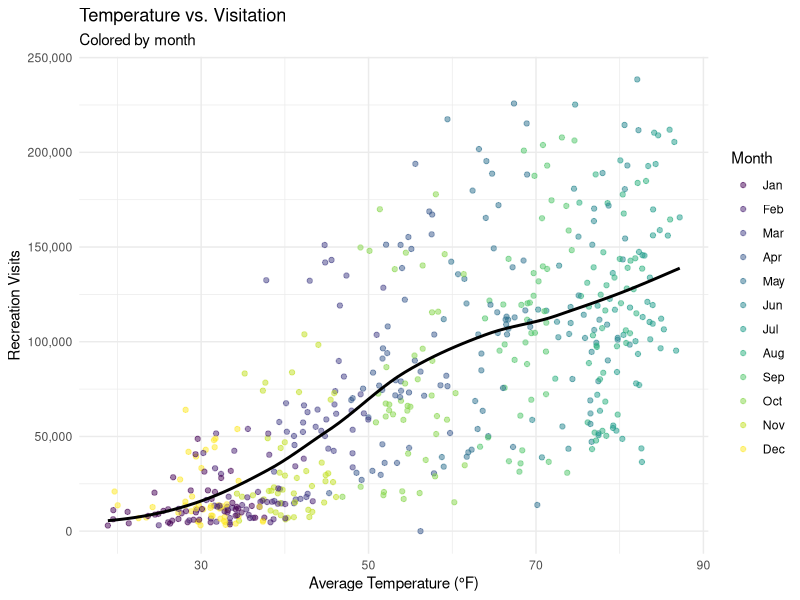
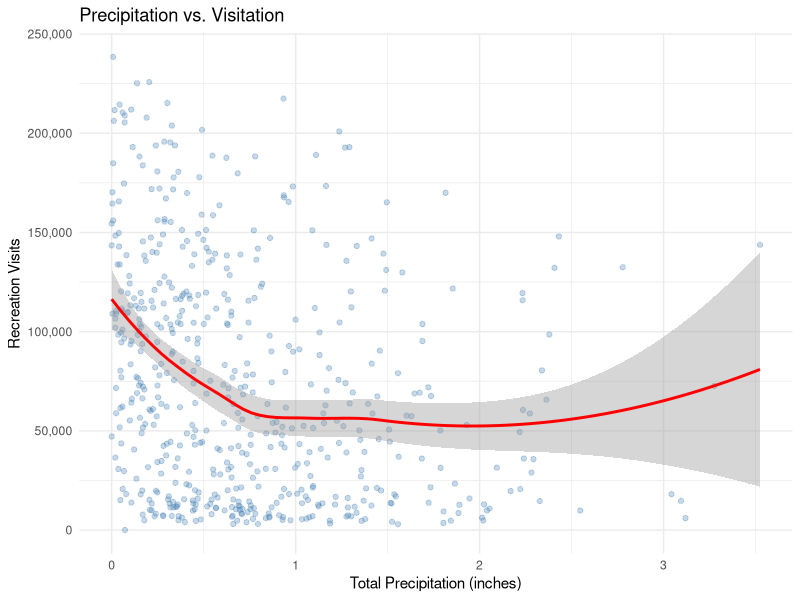
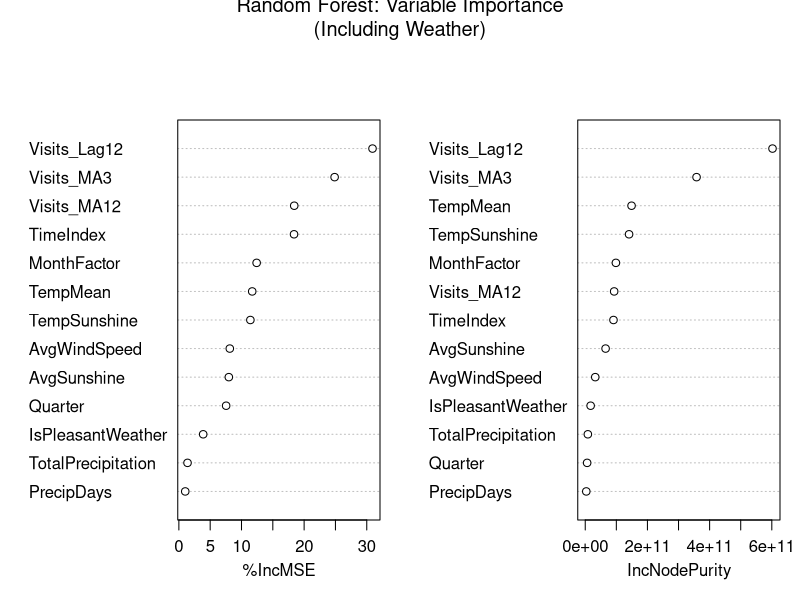
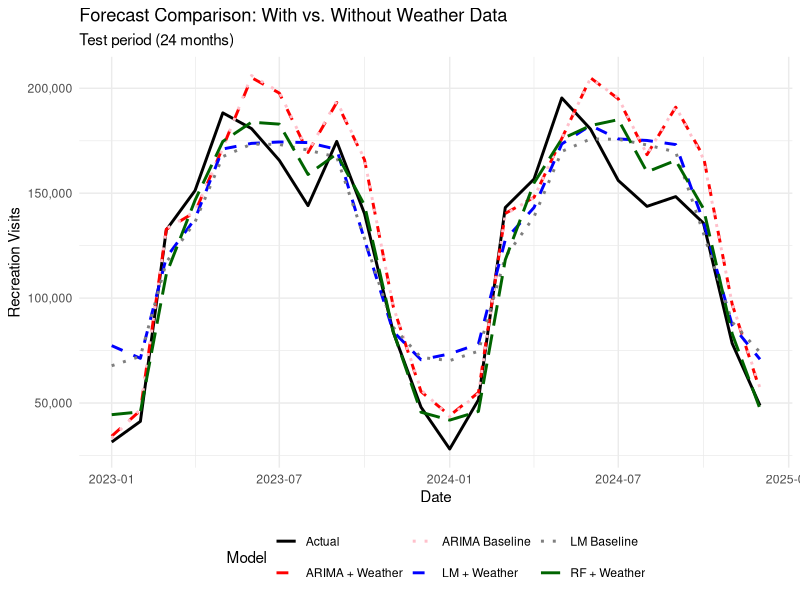
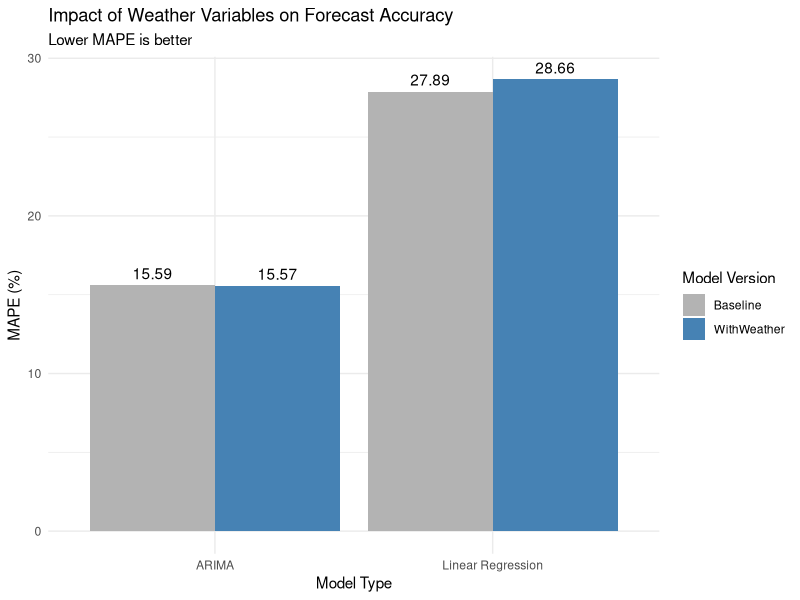

Reproduce these figures in R, in order.
# ============================================================================
# Forecasting Arches National Park Visitation with Weather Variables
# Extended Analysis Including External Predictors
# ============================================================================
setwd("~/Library/CloudStorage/OneDrive-Colostate/teaching/arec_346/other_material/forecast")

# Load required libraries
library(tidyverse)
library(lubridate)
library(forecast)
library(randomForest)
library(zoo)
library(scales)

# ============================================================================
# 1. LOAD DATA
# ============================================================================

cat("\n=== LOADING DATA ===\n")

# Check if weather data exists
if (!file.exists("data/arches_with_weather.csv")) {
  cat("Weather data not found. Please run 'fetch_weather_data.R' first.\n")
  cat("Falling back to regular forecasting without weather variables.\n")
  stop("Run fetch_weather_data.R to get weather data")
}

# Load combined data (visitation + weather)
full_data <- read_csv("data/arches_with_weather.csv", show_col_types = FALSE)

cat("Loaded data:", nrow(full_data), "observations\n")
cat("Date range:", as.character(min(full_data$Date)), "to", 
    as.character(max(full_data$Date)), "\n")




# Display structure
cat("\nAvailable variables:\n")
print(names(full_data))

# ============================================================================
# 2. FEATURE ENGINEERING
# ============================================================================

cat("\n=== FEATURE ENGINEERING ===\n")

# Add time-based features
full_data <- full_data %>%
  arrange(Date) %>%
  mutate(
    # Time index
    TimeIndex = row_number(),
    
    # Calendar features
    MonthFactor = factor(Month),
    Quarter = quarter(Date),
    MonthName = month(Date, label = TRUE),
    
    # Lag features (previous year same month)
    Visits_Lag12 = lag(RecreationVisits, 12),
    
    # Weather lags (sometimes previous month's weather affects decisions)
    Temp_Lag1 = lag(TempMean, 1),
    Precip_Lag1 = lag(TotalPrecipitation, 1),
    
    # Rolling statistics
    Visits_MA3 = rollmean(RecreationVisits, k = 3, fill = NA, align = "right"),
    Visits_MA12 = rollmean(RecreationVisits, k = 12, fill = NA, align = "right"),
    
    # Weather anomalies (deviation from monthly average)
    TempAnomaly = TempMean - mean(TempMean, na.rm = TRUE),
    PrecipAnomaly = TotalPrecipitation - mean(TotalPrecipitation, na.rm = TRUE),
    
    # Interaction terms
    TempSunshine = TempMean * AvgSunshine,
    
    # Seasonal weather indicators
    IsSummer = ifelse(Month %in% 6:8, 1, 0),
    IsWinter = ifelse(Month %in% c(12, 1, 2), 1, 0),
    IsPleasantWeather = ifelse(TempMean > 50 & TempMean < 85 & 
                                TotalPrecipitation < 1, 1, 0)
  )

cat("Features created\n")

# ============================================================================
# 3. EXPLORATORY ANALYSIS
# ============================================================================

cat("\n=== WEATHER-VISITATION RELATIONSHIPS ===\n")

# Temperature vs visitation by season
p1 <- ggplot(full_data, aes(x = TempMean, y = RecreationVisits, color = MonthName)) +
  geom_point(alpha = 0.5) +
  geom_smooth(method = "loess", se = FALSE, color = "black", linewidth = 1) +
  scale_y_continuous(labels = comma) +
  scale_color_viridis_d() +
  labs(title = "Temperature vs. Visitation",
       subtitle = "Colored by month",
       x = "Average Temperature (°F)",
       y = "Recreation Visits",
       color = "Month") +
  theme_minimal()

print(p1)

# Precipitation vs visitation
p2 <- ggplot(full_data, aes(x = TotalPrecipitation, y = RecreationVisits)) +
  geom_point(alpha = 0.3, color = "steelblue") +
  geom_smooth(method = "loess", color = "red", se = TRUE) +
  scale_y_continuous(labels = comma) +
  labs(title = "Precipitation vs. Visitation",
       x = "Total Precipitation (inches)",
       y = "Recreation Visits") +
  theme_minimal()

print(p2)

# Correlation matrix
weather_vars <- c("RecreationVisits", "TempMean", "TotalPrecipitation", 
                  "AvgSunshine", "AvgWindSpeed", "PrecipDays")
cor_matrix <- cor(full_data %>% select(all_of(weather_vars)), 
                  use = "complete.obs")

cat("\nCorrelation Matrix:\n")
print(round(cor_matrix, 3))

# ============================================================================
# 4. TRAIN-TEST SPLIT
# ============================================================================

cat("\n=== TRAIN-TEST SPLIT ===\n")

# Reserve last 24 months for testing
train_size <- nrow(full_data) - 24
train_data <- full_data[1:train_size, ]
test_data <- full_data[(train_size + 1):nrow(full_data), ]

cat("Training data:", nrow(train_data), "observations\n")
cat("Test data:", nrow(test_data), "observations\n")

# ============================================================================
# 5. METHOD 1: LINEAR REGRESSION WITH WEATHER
# ============================================================================

cat("\n=== LINEAR REGRESSION WITH WEATHER VARIABLES ===\n")

# Model 1a: Baseline (no weather)
lm_baseline <- lm(RecreationVisits ~ TimeIndex + MonthFactor, 
                  data = train_data)

# Model 1b: With weather
lm_weather <- lm(RecreationVisits ~ TimeIndex + MonthFactor + 
                   TempMean + TotalPrecipitation + AvgSunshine + AvgWindSpeed,
                 data = train_data)

# Model 1c: With weather + interactions
lm_weather_full <- lm(RecreationVisits ~ TimeIndex + MonthFactor + 
                        TempMean + TotalPrecipitation + AvgSunshine + 
                        AvgWindSpeed + TempSunshine + IsPleasantWeather,
                      data = train_data)

# Compare models
cat("\n--- Model Comparison (Training) ---\n")
cat("Baseline R²:", summary(lm_baseline)$r.squared, "\n")
cat("With Weather R²:", summary(lm_weather)$r.squared, "\n")
cat("With Weather + Interactions R²:", summary(lm_weather_full)$r.squared, "\n")

# Display best model summary
cat("\n--- Best Linear Model Summary ---\n")
print(summary(lm_weather_full))

# Predictions
lm_pred_baseline <- predict(lm_baseline, newdata = test_data)
lm_pred_weather <- predict(lm_weather, newdata = test_data)
lm_pred_weather_full <- predict(lm_weather_full, newdata = test_data)

# Accuracy
calc_metrics <- function(actual, predicted, model_name) {
  mae <- mean(abs(actual - predicted), na.rm = TRUE)
  rmse <- sqrt(mean((actual - predicted)^2, na.rm = TRUE))
  mape <- mean(abs((actual - predicted) / actual), na.rm = TRUE) * 100
  
  cat("\n", model_name, ":\n", sep = "")
  cat("  MAE: ", format(mae, big.mark = ",", digits = 2), "\n", sep = "")
  cat("  RMSE:", format(rmse, big.mark = ",", digits = 2), "\n", sep = "")
  cat("  MAPE:", round(mape, 2), "%\n", sep = "")
  
  return(c(MAE = mae, RMSE = rmse, MAPE = mape))
}

cat("\n--- Test Set Performance ---\n")
metrics_lm_baseline <- calc_metrics(test_data$RecreationVisits, lm_pred_baseline, 
                                    "LM Baseline (no weather)")
metrics_lm_weather <- calc_metrics(test_data$RecreationVisits, lm_pred_weather, 
                                   "LM with Weather")
metrics_lm_full <- calc_metrics(test_data$RecreationVisits, lm_pred_weather_full, 
                                "LM with Weather + Interactions")

# ============================================================================
# 6. METHOD 2: ARIMA WITH EXTERNAL REGRESSORS
# ============================================================================

cat("\n=== ARIMA WITH EXTERNAL REGRESSORS ===\n")

# Prepare external regressors
train_xreg <- train_data %>%
  select(TempMean, TotalPrecipitation, AvgSunshine) %>%
  as.matrix()

test_xreg <- test_data %>%
  select(TempMean, TotalPrecipitation, AvgSunshine) %>%
  as.matrix()

# Create time series
train_ts <- ts(train_data$RecreationVisits,
               start = c(train_data$Year[1], train_data$Month[1]),
               frequency = 12)

# Fit ARIMA without regressors (baseline)
arima_baseline <- auto.arima(train_ts, seasonal = TRUE)
arima_baseline_fc <- forecast(arima_baseline, h = 24)

# Fit ARIMA with weather regressors
cat("\nFitting ARIMA with external regressors...\n")
arima_weather <- auto.arima(train_ts, xreg = train_xreg, seasonal = TRUE)

cat("\n--- ARIMA with Weather Summary ---\n")
print(summary(arima_weather))

# Forecast
arima_weather_fc <- forecast(arima_weather, xreg = test_xreg, h = 24)

# Accuracy
metrics_arima_baseline <- calc_metrics(test_data$RecreationVisits, 
                                       as.numeric(arima_baseline_fc$mean),
                                       "ARIMA Baseline")
metrics_arima_weather <- calc_metrics(test_data$RecreationVisits,
                                      as.numeric(arima_weather_fc$mean),
                                      "ARIMA with Weather")

# ============================================================================
# 7. METHOD 3: RANDOM FOREST WITH WEATHER
# ============================================================================

cat("\n=== RANDOM FOREST WITH WEATHER VARIABLES ===\n")

# Prepare data (remove NAs from lags)
train_rf <- train_data %>%
  filter(!is.na(Visits_Lag12) & !is.na(Visits_MA3) & !is.na(Visits_MA12)) %>%
  select(RecreationVisits, TimeIndex, MonthFactor, Quarter, 
         Visits_Lag12, Visits_MA3, Visits_MA12,
         TempMean, TotalPrecipitation, AvgSunshine, AvgWindSpeed,
         PrecipDays, TempSunshine, IsPleasantWeather)

test_rf <- test_data %>%
  filter(!is.na(Visits_Lag12) & !is.na(Visits_MA3) & !is.na(Visits_MA12)) %>%
  select(RecreationVisits, TimeIndex, MonthFactor, Quarter,
         Visits_Lag12, Visits_MA3, Visits_MA12,
         TempMean, TotalPrecipitation, AvgSunshine, AvgWindSpeed,
         PrecipDays, TempSunshine, IsPleasantWeather)

# Train Random Forest
set.seed(42)
rf_weather <- randomForest(
  RecreationVisits ~ .,
  data = train_rf,
  ntree = 500,
  mtry = 4,
  importance = TRUE
)

cat("\n--- Random Forest Model ---\n")
print(rf_weather)

# Variable importance
cat("\n--- Variable Importance ---\n")
importance_df <- as.data.frame(importance(rf_weather)) %>%
  rownames_to_column("Variable") %>%
  arrange(desc(`%IncMSE`))
print(importance_df)

# Plot importance
varImpPlot(rf_weather, main = "Random Forest: Variable Importance\n(Including Weather)")

# Predictions
rf_pred_weather <- predict(rf_weather, newdata = test_rf)

# Accuracy
metrics_rf_weather <- calc_metrics(test_rf$RecreationVisits, rf_pred_weather,
                                   "Random Forest with Weather")

# ============================================================================
# 8. MODEL COMPARISON
# ============================================================================

cat("\n=== COMPREHENSIVE MODEL COMPARISON ===\n")

comparison <- data.frame(
  Model = c("LM Baseline", "LM + Weather", "LM + Weather + Interactions",
            "ARIMA Baseline", "ARIMA + Weather", "RF + Weather"),
  MAE = c(metrics_lm_baseline["MAE"], metrics_lm_weather["MAE"], 
          metrics_lm_full["MAE"], metrics_arima_baseline["MAE"],
          metrics_arima_weather["MAE"], metrics_rf_weather["MAE"]),
  RMSE = c(metrics_lm_baseline["RMSE"], metrics_lm_weather["RMSE"],
           metrics_lm_full["RMSE"], metrics_arima_baseline["RMSE"],
           metrics_arima_weather["RMSE"], metrics_rf_weather["RMSE"]),
  MAPE = c(metrics_lm_baseline["MAPE"], metrics_lm_weather["MAPE"],
           metrics_lm_full["MAPE"], metrics_arima_baseline["MAPE"],
           metrics_arima_weather["MAPE"], metrics_rf_weather["MAPE"])
) %>%
  mutate(across(where(is.numeric), ~round(., 2))) %>%
  arrange(MAPE)

print(comparison)

# Calculate improvement from adding weather
cat("\n--- Impact of Weather Variables ---\n")
lm_improvement <- (metrics_lm_baseline["MAPE"] - metrics_lm_full["MAPE"]) / 
                  metrics_lm_baseline["MAPE"] * 100
arima_improvement <- (metrics_arima_baseline["MAPE"] - metrics_arima_weather["MAPE"]) /
                     metrics_arima_baseline["MAPE"] * 100

cat("LM MAPE improvement with weather:", round(lm_improvement, 2), "%\n")
cat("ARIMA MAPE improvement with weather:", round(arima_improvement, 2), "%\n")

# ============================================================================
# 9. VISUALIZATION OF FORECASTS
# ============================================================================

cat("\n=== GENERATING FORECAST VISUALIZATIONS ===\n")

# Prepare comparison data
forecast_comparison <- test_data %>%
  mutate(
    Actual = RecreationVisits,
    `LM Baseline` = lm_pred_baseline,
    `LM + Weather` = lm_pred_weather_full,
    `ARIMA Baseline` = as.numeric(arima_baseline_fc$mean),
    `ARIMA + Weather` = as.numeric(arima_weather_fc$mean)
  ) %>%
  select(Date, Actual, `LM Baseline`, `LM + Weather`, 
         `ARIMA Baseline`, `ARIMA + Weather`)

# Add RF (may have fewer observations)
rf_results <- test_rf %>%
  mutate(Date = test_data$Date[match(row_number(), 
                                      which(!is.na(test_data$Visits_Lag12)))],
         `RF + Weather` = rf_pred_weather) %>%
  select(Date, `RF + Weather`)

forecast_comparison <- forecast_comparison %>%
  left_join(rf_results, by = "Date")

# Reshape for plotting
forecast_long <- forecast_comparison %>%
  pivot_longer(cols = -Date, names_to = "Model", values_to = "Visits")

# Plot comparison
p3 <- ggplot(forecast_long, aes(x = Date, y = Visits, color = Model, 
                                 linetype = Model)) +
  geom_line(linewidth = 1) +
  scale_color_manual(values = c("Actual" = "black",
                                "LM Baseline" = "gray50",
                                "LM + Weather" = "blue",
                                "ARIMA Baseline" = "pink",
                                "ARIMA + Weather" = "red",
                                "RF + Weather" = "darkgreen")) +
  scale_linetype_manual(values = c("Actual" = "solid",
                                   "LM Baseline" = "dotted",
                                   "LM + Weather" = "dashed",
                                   "ARIMA Baseline" = "dotted",
                                   "ARIMA + Weather" = "dashed",
                                   "RF + Weather" = "longdash")) +
  scale_y_continuous(labels = comma) +
  labs(title = "Forecast Comparison: With vs. Without Weather Data",
       subtitle = "Test period (24 months)",
       x = "Date",
       y = "Recreation Visits") +
  theme_minimal() +
  theme(legend.position = "bottom")

print(p3)

# Plot improvement
improvement_data <- data.frame(
  Model = c("Linear Regression", "ARIMA"),
  Baseline = c(metrics_lm_baseline["MAPE"], metrics_arima_baseline["MAPE"]),
  WithWeather = c(metrics_lm_full["MAPE"], metrics_arima_weather["MAPE"])
) %>%
  pivot_longer(cols = c(Baseline, WithWeather), 
               names_to = "Version", values_to = "MAPE")

p4 <- ggplot(improvement_data, aes(x = Model, y = MAPE, fill = Version)) +
  geom_col(position = "dodge") +
  geom_text(aes(label = round(MAPE, 2)), 
            position = position_dodge(width = 0.9), vjust = -0.5) +
  scale_fill_manual(values = c("Baseline" = "gray70", 
                               "WithWeather" = "steelblue")) +
  labs(title = "Impact of Weather Variables on Forecast Accuracy",
       subtitle = "Lower MAPE is better",
       x = "Model Type",
       y = "MAPE (%)",
       fill = "Model Version") +
  theme_minimal()

print(p4)

# ============================================================================
# 10. WEATHER IMPACT ANALYSIS
# ============================================================================

cat("\n=== WEATHER IMPACT ANALYSIS ===\n")

# Extract coefficients from linear model
weather_coefs <- coef(lm_weather_full)[c("TempMean", "TotalPrecipitation", 
                                          "AvgSunshine", "AvgWindSpeed")]

cat("\nWeather Variable Effects (Linear Model):\n")
cat("  Temperature (+1°F):", round(weather_coefs["TempMean"], 0), "visits\n")
cat("  Precipitation (+1 inch):", round(weather_coefs["TotalPrecipitation"], 0), "visits\n")
cat("  Sunshine (+1 hour/day):", round(weather_coefs["AvgSunshine"], 0), "visits\n")
cat("  Wind speed (+1 mph):", round(weather_coefs["AvgWindSpeed"], 0), "visits\n")

# Scenario analysis
cat("\n=== SCENARIO ANALYSIS ===\n")
cat("Impact on monthly visitation:\n\n")

baseline_scenario <- data.frame(
  TimeIndex = max(train_data$TimeIndex) + 1,
  MonthFactor = factor(7, levels = 1:12),  # July
  TempMean = 85,
  TotalPrecipitation = 0.5,
  AvgSunshine = 10,
  AvgWindSpeed = 8,
  TempSunshine = 85 * 10,
  IsPleasantWeather = 1
)

baseline_pred <- predict(lm_weather_full, newdata = baseline_scenario)

# Scenario 1: Warmer month
warm_scenario <- baseline_scenario
warm_scenario$TempMean <- 90
warm_scenario$TempSunshine <- 90 * 10
warm_pred <- predict(lm_weather_full, newdata = warm_scenario)

cat("Baseline (July, 85°F):", format(round(baseline_pred), big.mark = ","), "visits\n")
cat("Warmer scenario (+5°F):", format(round(warm_pred), big.mark = ","), "visits\n")
cat("Change:", format(round(warm_pred - baseline_pred), big.mark = ","), 
    "(", round((warm_pred - baseline_pred) / baseline_pred * 100, 1), "%)\n\n")

# Scenario 2: Rainy month
rainy_scenario <- baseline_scenario
rainy_scenario$TotalPrecipitation <- 2.0
rainy_scenario$IsPleasantWeather <- 0
rainy_pred <- predict(lm_weather_full, newdata = rainy_scenario)

cat("Rainy scenario (+1.5 inches precip):", format(round(rainy_pred), big.mark = ","), "visits\n")
cat("Change from baseline:", format(round(rainy_pred - baseline_pred), big.mark = ","),
    "(", round((rainy_pred - baseline_pred) / baseline_pred * 100, 1), "%)\n\n")

# ============================================================================
# 11. KEY INSIGHTS
# ============================================================================

cat("\n=== KEY INSIGHTS ===\n\n")

cat("1. WEATHER IMPACT ON FORECAST ACCURACY:\n")
cat("   - Adding weather variables improved MAPE by", round(lm_improvement, 1), "% (Linear Model)\n")
cat("   - ARIMA with weather improved by", round(arima_improvement, 1), "%\n\n")

cat("2. MOST IMPORTANT WEATHER VARIABLES:\n")
top_weather <- importance_df %>%
  filter(Variable %in% c("TempMean", "TotalPrecipitation", "AvgSunshine", 
                         "AvgWindSpeed", "PrecipDays")) %>%
  head(3)
for (i in 1:nrow(top_weather)) {
  cat("   ", i, ". ", top_weather$Variable[i], "\n", sep = "")
}
cat("\n")

cat("3. WEATHER EFFECTS ON VISITATION:\n")
if (weather_coefs["TempMean"] > 0) {
  cat("   - Warmer temperatures generally increase visitation\n")
} else {
  cat("   - Higher temperatures may decrease visitation (heat)\n")
}
if (weather_coefs["TotalPrecipitation"] < 0) {
  cat("   - Precipitation negatively impacts visitation\n")
}
if (weather_coefs["AvgSunshine"] > 0) {
  cat("   - More sunshine hours increase visitation\n")
}

cat("\n4. BEST MODEL:\n")
best_model <- comparison$Model[which.min(comparison$MAPE)]
cat("   -", best_model, "with MAPE of", 
    min(comparison$MAPE), "%\n\n")

cat("\n=== ANALYSIS COMPLETE ===\n")
cat("Weather-enhanced forecasting models successfully trained and evaluated.\n")
